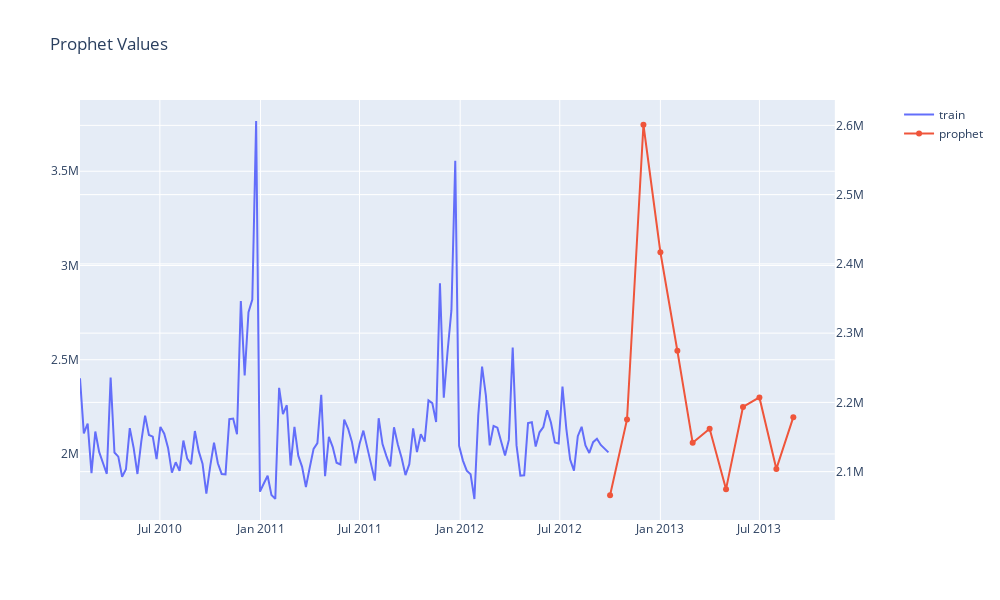

Write notebook code for a chart like this one.
### Code cell
fig = make_subplots(specs=[[{"secondary_y": True}]])

fig.add_trace(
    go.Scatter(x = x_train,y = y_train, name="train"),
    secondary_y=False
)

fig.add_trace(
    go.Scatter(x = x_pp ,y = y_pp, name="prophet"),
    secondary_y=True
)

fig.update_layout(
    title_text="Prophet Values",
    width = 1000, height = 600
)

fig.show()

### Figure 1 — Plotly figure (JSON) as saved in the notebook; plotly's stock layout.template omitted (floating-point values rounded to 4 significant figures; data arrays with more than 128 entries replaced by an {"elided": "..."} marker saying what was removed)
{"data": [{"name": "train", "type": "scatter", "x": {"elided": "139 str values"}, "xaxis": "x", "y": {"elided": "139 float values"}, "yaxis": "y"}, {"name": "prophet", "type": "scatter", "x": ["2012-10-01T00:00:00", "2012-11-01T00:00:00", "2012-12-01T00:00:00", "2013-01-01T00:00:00", "2013-02-01T00:00:00", "2013-03-01T00:00:00", "2013-04-01T00:00:00", "2013-05-01T00:00:00", "2013-06-01T00:00:00", "2013-07-01T00:00:00", "2013-08-01T00:00:00", "2013-09-01T00:00:00"], "xaxis": "x", "y": [2066000.0, 2175000.0, 2601000.0, 2417000.0, 2275000.0, 2142000.0, 2162000.0, 2075000.0, 2193000.0, 2207000.0, 2104000.0, 2179000.0], "yaxis": "y2"}], "layout": {"height": 600, "title": {"text": "Prophet Values"}, "width": 1000, "xaxis": {"anchor": "y", "autorange": true, "domain": [0, 0.94], "range": ["2010-02-05", "2013-11-15 20:46:34.0788"], "type": "date"}, "yaxis": {"anchor": "x", "autorange": true, "domain": [0, 1], "range": [1650000.0, 3878000.0], "type": "linear"}, "yaxis2": {"anchor": "x", "autorange": true, "overlaying": "y", "range": [2030000.0, 2637000.0], "side": "right", "type": "linear"}}}
